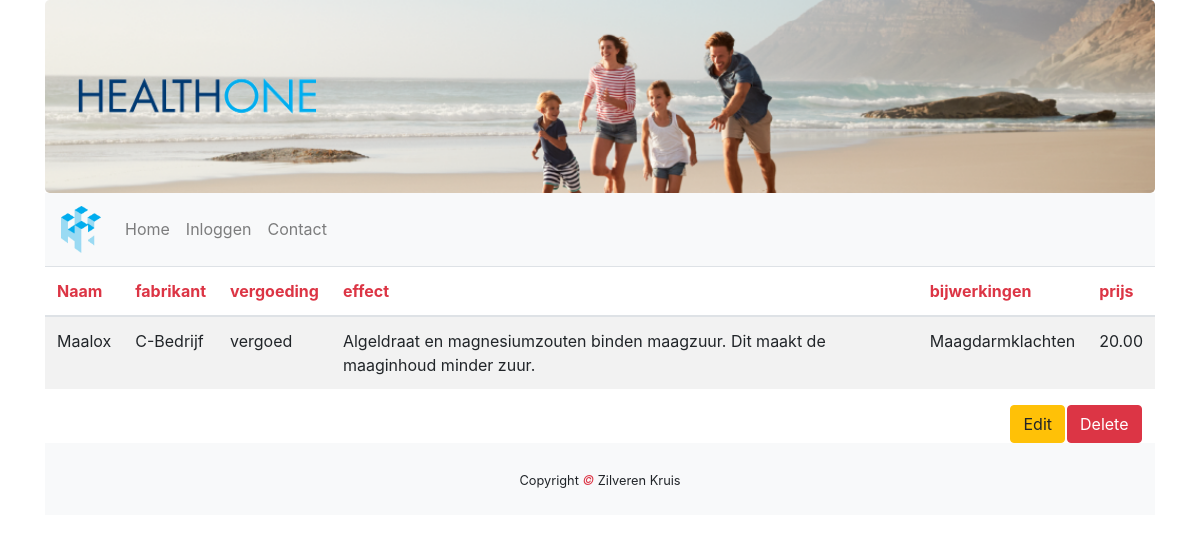
Before: /zorgverzekeraar/medicijnen/overzicht/info.php?id=27 with the older database file.
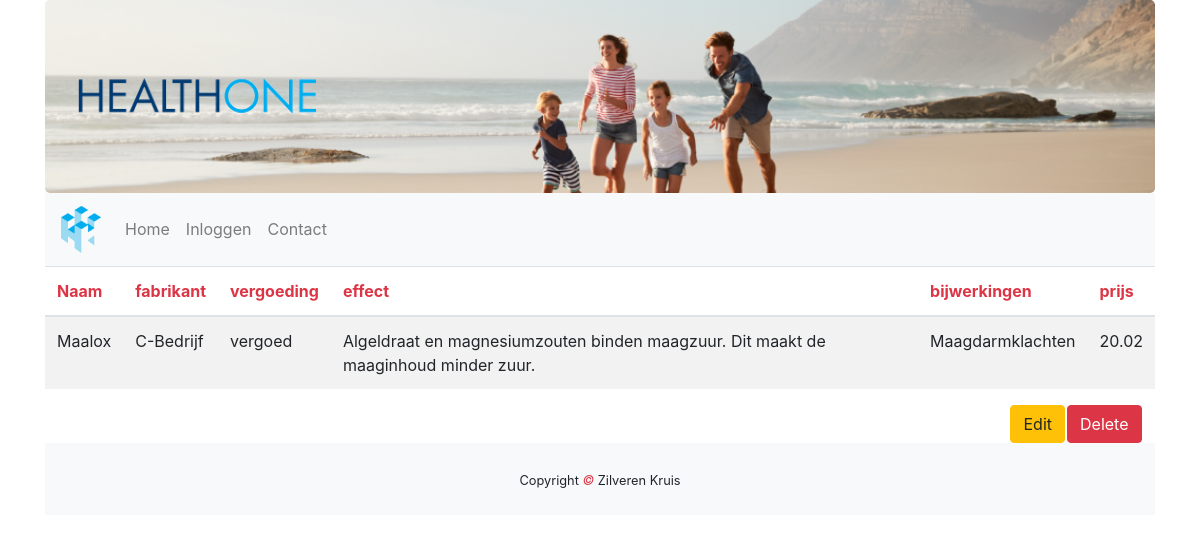
After: the same page with the newer database file.
### tables this page shows
CREATE TABLE `medicijn` (
  `id` int(11) NOT NULL,
  `naam` varchar(45) DEFAULT NULL,
  `fabrikant` varchar(50) DEFAULT NULL,
  `vergoeding` tinyint(1) NOT NULL DEFAULT 0,
  `bijwerkingen` varchar(255) DEFAULT NULL,
  `effect` varchar(255) DEFAULT NULL,
  `prijs` double(10,2) DEFAULT NULL
);

### zorgverzekeraar/medicijnen/overzicht/info.php (the view, shortened to what this page needs)
<!DOCTYPE html>
<html lang="en">
<head>
    <link rel="stylesheet" href="https://maxcdn.bootstrapcdn.com/bootstrap/4.3.1/css/bootstrap.min.css">
    <link rel="stylesheet" href="../../../css/index.css">
</head>
<body>
<div class="container">
    <div class="jumbotron text-center" ">
    <div class="row">
        <div class="col-sm-3">
            <img class="d-none d-sm-block img-fluid" src="../../../img/healthtwo_text_transparent.png" alt="Logo">
        </div>
    </div>
</div>
<nav class="navbar navbar-expand-sm bg-light navbar-light sticky-top">
    <a class="navbar-brand" href="../../../index.php">
        <img class="navbrand" src="../../../img/healthtwo_logo_transparent.png" alt="Logo">
    </a>
    <div class="collapse navbar-collapse" id="collapse_target">
        <ul class="navbar-nav">
            <li class="nav-item">
                <a class="nav-link" href="../../../index.php">Home</a>
            </li>
            <li class="nav-item">
                <a class="nav-link" href="#">Inloggen</a>
            </li>
            <li class="nav-item">
                <a class="nav-link" href="../../../contact.php">Contact</a>
            </li>
        </ul>
    </div>
</nav>
<div class="table-responsive">
    <table class="table table-striped">
        <thead>
        <tr>
            <th class="text-danger">Naam</th>
            <th class="text-danger">fabrikant</th>
            <th class="text-danger">vergoeding</th>
            <th class="text-danger">effect</th>
            <th class="text-danger">bijwerkingen</th>
            <th class="text-danger">prijs</th>
        </tr>
        </thead>
        <tbody>
        <?php
        try {
            $db = new PDO("mysql:host=localhost;dbname=healthone","root","");
            $query = $db->prepare("SELECT * FROM medicijn WHERE id = " . $_GET['id']);
            $query->execute();
            $result = $query->fetchAll(PDO::FETCH_ASSOC);
            foreach ($result as &$data) {
                echo "<tr>";
                echo "<td>" . $data['naam'] . "</td>";
                echo "<td>" . $data['fabrikant'] . "</td>";
                if ($data['vergoeding'] == 1){
                    echo "<td>vergoed</td>";
                }else{echo "<td>onvergoed</td>";}
                echo "<td>" . $data['effect'] . "</td>";
                echo "<td>" . $data['bijwerkingen'] . "</td>";
                echo "<td>" . $data['prijs'] . "</td>";
                echo "</tr>";
            }
        }
        catch(PDOException $e){
            die("wank".$e->getMessage());
        }
        ?>
        </tbody>
    </table>
</div>
<div class="row text-center">
    <div class="col-lg-10"></div>
    <div class="col-lg-2">
        <?php
        try {
        $db = new PDO("mysql:host=localhost;dbname=healthone","root","");
        $query = $db->prepare("SELECT * FROM medicijn WHERE id = " . $_GET['id']);
        $query->execute();
        $result = $query->fetchAll(PDO::FETCH_ASSOC);
            foreach ($result as &$data) {
                echo "<a href='info/edit.php?id=" . $data['id'] . "'>" . "<button type=\"button\" class=\"btn btn-warning\">Edit</button></a>";
                echo "<a href='info/delete.php?id=" . $data['id'] . "'>" . "<button type=\"button\" class=\"btn btn-danger\">Delete</button></a>";
            }
        }
        catch(PDOException $e){
            die("wank".$e->getMessage());
        }
        ?>
    </div>
</div>
<footer class="py-4 bg-light text-dark-50 text-center">
    <small>Copyright <em class="text-danger"> &copy; </em>Zilveren Kruis</small>
</footer>
</body>
</html>

Changed rows visible on the page:
changed medicijn "Maalox": prijs "20.00" → "20.02"
